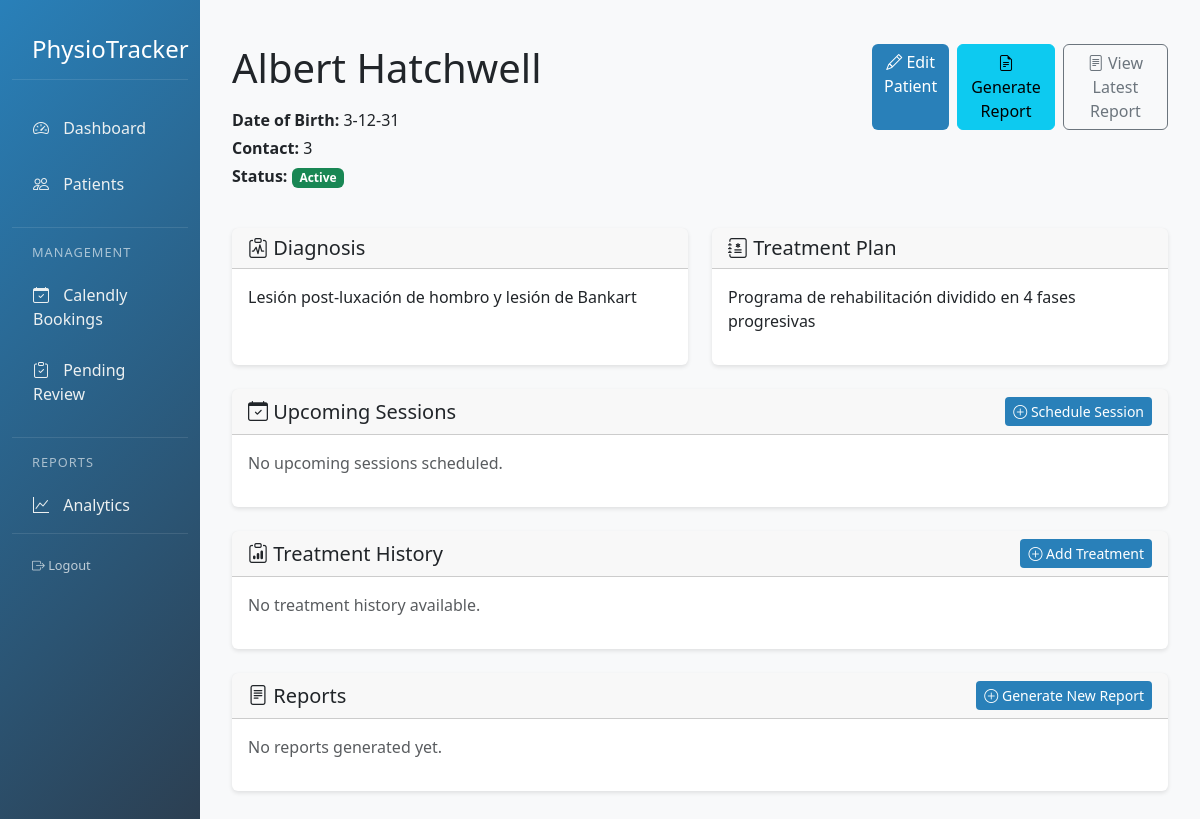
The app's page /patient/1, older data.
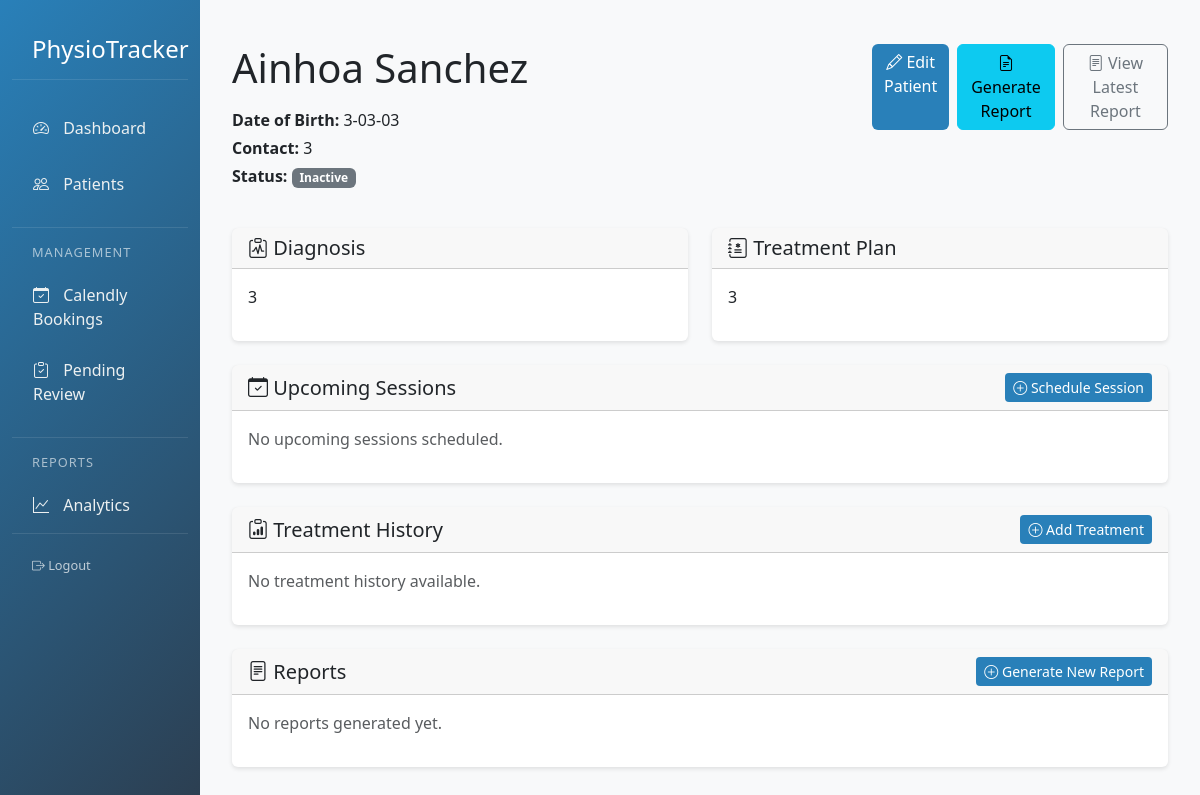
The same page, newer data.
### app/models.py (models this page shows)
class Patient(db.Model):
    __tablename__ = 'patient'
    id = db.Column(db.Integer, primary_key=True)
    name = db.Column(db.String(100), nullable=False)
    date_of_birth = db.Column(db.Date)
    contact = db.Column(db.String(100))
    diagnosis = db.Column(db.String(200))
    treatment_plan = db.Column(db.Text)
    notes = db.Column(db.Text)
    status = db.Column(db.String(20), default='Active')
    created_at = db.Column(db.DateTime, default=datetime.utcnow)
    treatments = db.relationship('Treatment', backref='patient', lazy=True)

### app/routes/main.py (the view, shortened to what this page needs)
@main.route('/patient/<int:id>')
def patient_detail(id):
    patient = Patient.query.get_or_404(id)
    today = datetime.now()
    past_treatments = Treatment.query.filter(
        Treatment.patient_id == id,
        Treatment.date < today.date(),
        Treatment.status == 'Scheduled'
    ).all()
    print(f"Patient: {patient.name}, ID: {patient.id}")
    print(f"Today: {today}")
    if patient.treatments:
        print(f"Number of treatments: {len(patient.treatments)}")
        for t in patient.treatments:
            print(f"Treatment: {t.id}, Date: {t.date}, Next: {t.next_appointment}")
    return render_template('patient_detail.html', patient=patient, today=today)

### app/templates/patient_detail.html (shortened to what the changed rows need)
{% extends "base.html" %}
{% block content %}
<div class="container py-4">
    <div class="row mb-4">
        <div class="col-md-8">
            <h1 class="mb-3">{{ patient.name }}</h1>
            <div class="patient-info mb-3">
                <p class="mb-1"><strong>Date of Birth:</strong> {{ patient.date_of_birth.strftime('%Y-%m-%d') if patient.date_of_birth else 'Not provided' }}</p>
                <p class="mb-1"><strong>Contact:</strong> {{ patient.contact }}</p>
                <p class="mb-1"><strong>Status:</strong> <span class="badge bg-{{ 'success' if patient.status == 'Active' else 'secondary' }}">{{ patient.status }}</span></p>
            </div>
        </div>
    </div>
    <div class="row mb-4">
        <div class="col-md-6">
            <div class="card h-100">
                <div class="card-body">
                    <p>{{ patient.diagnosis }}</p>
                </div>
            </div>
        </div>
        <div class="col-md-6">
            <div class="card h-100">
                <div class="card-body">
                    <p>{{ patient.treatment_plan }}</p>
                </div>
            </div>
        </div>
    </div>
                    {% set has_upcoming = false %}
                    {% set has_history = false %}
</div>
{% endblock %}

Row changes from the older to the newer data that the page shows:
changed Patient: name "Albert Hatchwell" → "Ainhoa Sanchez"; date_of_birth "3-12-31" → "3-03-03"; status "Active" → "Inactive"; diagnosis "Lesión post-luxación de hombro y lesión de Bankart" → "3"; treatment_plan "Programa de rehabilitación dividido en 4 fases progresivas" → "3"
